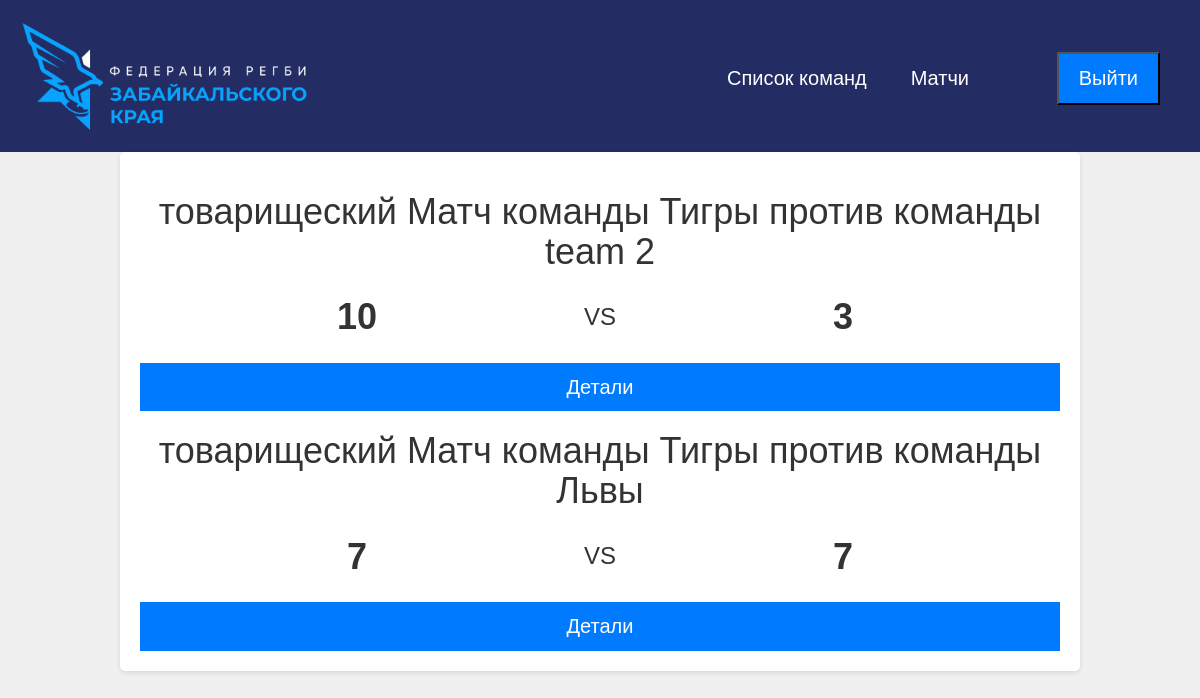
Before: /match/ with the older database file.
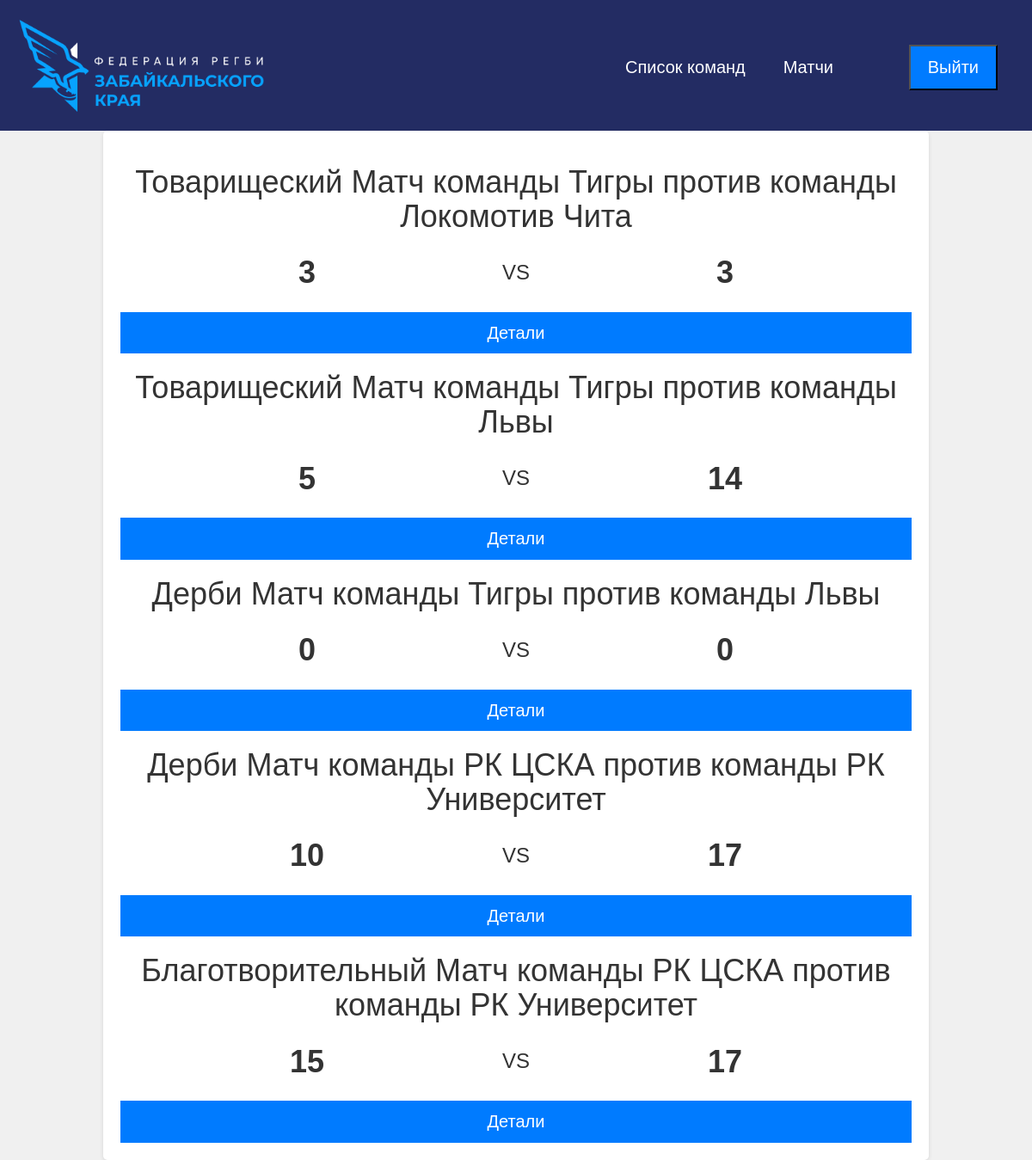
After: the same page with the newer database file.
### referee/models.py (models this page shows, shortened)
class Match(models.Model):
    TeamA=models.ForeignKey(Team, related_name='teamA', on_delete=models.CASCADE)
    TeamB=models.ForeignKey(Team, related_name='teamB', on_delete=models.CASCADE)
    StartTime=models.TimeField()
    EndTime=models.TimeField(blank=True,null=True)
    ScoreA=models.IntegerField(blank=True,null=True)
    ScoreB=models.IntegerField(blank=True,null=True)
    Type=models.ForeignKey('MatchType',related_name='type', on_delete=models.CASCADE)
    class Meta:
        verbose_name = 'Матч'
        verbose_name_plural = 'Матчи'

class MatchType(models.Model):
    Type=models.TextField()
    class Meta:
        verbose_name='Тип матча'
        verbose_name_plural = 'Типы матчей'
    def __str__(self):
        return self.Type

### trener/models.py (models this page shows)
class Team(models.Model):
    Name=models.TextField()
    TShirts=models.TextField()
    Pants=models.TextField()
    City=models.TextField()
    Trener=models.ForeignKey(mod.User,related_name='team', on_delete=models.CASCADE)
    class Meta:
        verbose_name = 'Команда'
        verbose_name_plural = 'Команды'
    def __str__(self):
        return self.Name

### referee/views.py (the view)
# urls.py: path('match/',views.match_list, name='match')
def match_list(request):
    match_l=Match.objects.all()
    p={}
    for i in match_l:
        print(i.id)
        p[i.id] = scoreCount(i.id)
    return render(request,'match.html',{'matches':match_l,"score":p})

### referee/templatetags/test.py (called while the page is built)
@register.filter
def get_value_from_dict(dict_data, key):
    return dict_data.get(key)

### referee/views.py (called while the page is built)
def scoreCount(id):
    gols=Gols.objects.filter(MatchID=id)
    total_gols_a,total_gols_b=0,0
    for i in gols:
        if i.PlayerID.Team == i.MatchID.TeamA:
            total_gols_a+=i.GolType.Points
        else:
            total_gols_b+=i.GolType.Points
    return {'GolsB':total_gols_b,'GolsA':total_gols_a}

### templates/match.html (shortened to what this page needs)
{% extends 'base.html' %}
{% block content %}
{%load test%}
<section class="container">
		{%for i in matches%}
			<h1>{{i.Type}} Матч команды {{i.TeamA}} против команды {{i.TeamB}}</h1>
			<div class="scoreboard">
			  <div class="team">
				<span class="score">{{score|get_value_from_dict:i.id|get_value_from_dict:'GolsA'}}</span>
			  </div>
			  <div class="vs">VS</div>
			  <div class="team">
				<span class="score">{{score|get_value_from_dict:i.id|get_value_from_dict:'GolsB'}}</span>
			  </div>
			</div>
			<a href="/matchDetail/{{i.id}}/" class="button">Детали</a>
		  {%endfor%}
</section>
{% endblock %}

### templates/base.html (shortened to what this page needs)
{% load static %}
<!doctype html>
<html lang="en">
  <head>
    <link
      rel="stylesheet"
      href="/static/css/bootstrap.css" rel='stylesheet' type='text/css' />
    <link rel="stylesheet" href="/static/css/style1.css" type="text/css" media="all"/>
  </head>
	<div class="header">
<img src="/static/images/logo.png" alt=""/>
	  <nav>
		  <ul>
			  <li><h2><a href="/Teams/">Список команд</a></h2></li>
			  <li><h2><a href="/match/">Матчи</a></h2></li>
        <li><form method="post" action="/logout/">{% csrf_token %}<button action="submit" class="button">Выйти</button></form></li>
      </ul>
        </nav>
	</div>
  <body>
        <div>
			{% block content %}
			{% endblock %}
		</div>
  </body>
</html>

### static/css/style1.css (style rules this page uses)
body { font-family: sans-serif; margin: 0; padding: 0; background-color: #f0f0f0; }
.header { background-color: #232c63; color: #fff; padding: 20px; display: flex; justify-content: space-between; align-items: center; }
.header img { width: 25%; height: 25%; }
nav ul { list-style: none; margin: 0; padding: 0; text-align: center; }
nav li { display: inline-block; margin: 0 20px; font-size: 20px; }
nav li h2 { font-size: 20px; }
nav a { color: #fff; text-decoration: none; }
section { margin-bottom: 20px; }
.score { font-size: 24px; margin: 0 10px; }
.container { width: 80%; margin: 0 auto; padding: 20px; background-color: #fff; border-radius: 5px; box-shadow: 0 2px 5px rgba(0, 0, 0, 0.1); }
.container h1 { text-align: center; margin-bottom: 20px; }
.scoreboard { display: flex; justify-content: space-between; align-items: center; margin-bottom: 20px; }
.team { width: 70%; text-align: center; }
.team .score { font-size: 36px; font-weight: bold; }
.vs { font-size: 24px; margin: 0 10px; }
.button { display: block; padding: 10px 20px; background-color: #007bff; color: #fff; text-align: center; text-decoration: none; cursor: pointer; font-size: 20px; }
.form .input, .button, .select, .textarea { width: 100%; }

Changed rows visible on the page:
changed through a linked row, Match: Type "товарищеский" → "Товарищеский"; TeamB "team 2" → "Локомотив Чита"; id "10" → "3"
changed through a linked row, Match (number 2 of 5 on the later page): Type "товарищеский" → "Товарищеский"; id "7" → "5"; id "7" → "14"
added Match: Type "Дерби", TeamA "Тигры", TeamB "Львы", id "0"
added Match: Type "Дерби", TeamA "РК ЦСКА", TeamB "РК Университет", id "10", id "17"
added Match: Type "Благотворительный", TeamA "РК ЦСКА", TeamB "РК Университет", id "15", id "17"
